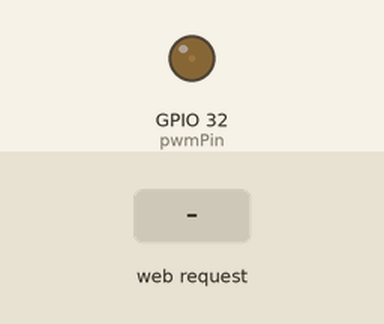
Recording of a program running on a simulated ESP32. Parts: output pins drawn as LEDs (lit = HIGH). The test bench sets the inputs (shaded band). WiFi joins after 1.5 s; servers stay silent unless stated; EEPROM starts erased; what the program prints to the serial monitor is not drawn.

Above: at 3.2 s.
3.3 s: HTTP request GET /set_brightness?value=0 received
At 3.9 s:
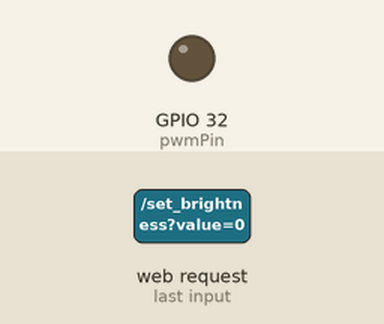
4.8 s: HTTP request GET /set_brightness?value=120 received
At 6.2 s:
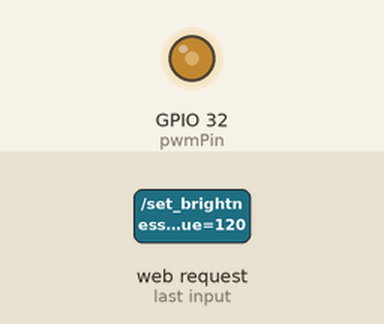
Timing chart, 0 to 7.8 s (numbered marks = the images above; inputs shaded):
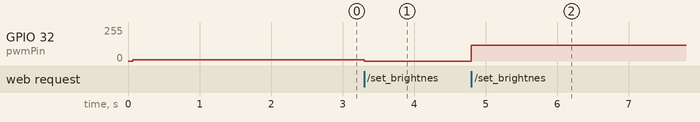

The program:

main.cpp
```cpp
#include <Arduino.h>
#include <WiFi.h>
#include <WebServer.h>
#include "nvs.h"
#include "nvs_flash.h"
#include "esp_system.h"

char ssid[50]; // Your network SSID (name)
char pass[50];

const int pwmPin = 32; // GPIO pin connected to the LED
//int brightness = 0;    // Brightness level (0-255)
WebServer server(80);

void nvs_access() {
    // Initialize NVS
    esp_err_t err = nvs_flash_init();
    if (err == ESP_ERR_NVS_NO_FREE_PAGES || err == ESP_ERR_NVS_NEW_VERSION_FOUND) {
        // NVS partition was truncated and needs to be erased
        // Retry nvs_flash_init
        ESP_ERROR_CHECK(nvs_flash_erase());
        err = nvs_flash_init();
    }
    ESP_ERROR_CHECK(err);

    // Open
    Serial.printf("\n");
    Serial.printf("Opening Non-Volatile Storage (NVS) handle... ");
    nvs_handle_t my_handle;
    err = nvs_open("storage", NVS_READWRITE, &my_handle);
    if (err != ESP_OK) {
        Serial.printf("Error (%s) opening NVS handle!\n", esp_err_to_name(err));
    } else {
        Serial.printf("Done\n");
        Serial.printf("Retrieving SSID/PASSWD\n");

        size_t ssid_len = sizeof(ssid);
        size_t pass_len;
        err = nvs_get_str(my_handle, "ssid", ssid, &ssid_len);
        err |= nvs_get_str(my_handle, "pass", pass, &pass_len);

        switch (err) {
            case ESP_OK:
                Serial.printf("Done\n");
                // Uncomment the lines below to print SSID and password for debugging
                Serial.printf("SSID = %s\n", ssid);
                Serial.printf("PASSWD = %s\n", pass);
                break;
            case ESP_ERR_NVS_NOT_FOUND:
                Serial.printf("The value is not initialized yet!\n");
                break;
            default:
                Serial.printf("Error (%s) reading!\n", esp_err_to_name(err));
        }
    }
    // Close
    nvs_close(my_handle);
}

void setup() {
  Serial.begin(9600);
  nvs_access();
  Serial.printf("SSID = %s, PASS = %s\n", ssid, pass);
  //pinMode(pwmPin, OUTPUT);
  ledcSetup(0, 5000, 8);  // Channel 0, 5 kHz, 8-bit resolution
  ledcAttachPin(pwmPin, 0);
  ledcWrite(0, 10);

  // Connect to Wi-Fi
  WiFi.begin(ssid, pass);
  while (WiFi.status() != WL_CONNECTED) {
    delay(1000);
    Serial.println("Connecting to WiFi...");
    Serial.printf("SSID = %s, PASS = %s\n", ssid, pass);
  }
  Serial.println("Connected to WiFi!");
  Serial.print("IP Address: ");
  Serial.println(WiFi.localIP());


  // Define HTTP endpoint to set brightness
  server.on("/set_brightness", []() {

    // set CORS policy
    server.sendHeader("Access-Control-Allow-Origin", "*"); // Allow all origins
    server.sendHeader("Access-Control-Allow-Methods", "GET, POST, OPTIONS");
    server.sendHeader("Access-Control-Allow-Headers", "Content-Type");

    int brightness = 0;
    if (server.hasArg("value")) {
      brightness = server.arg("value").toInt();
      brightness = constrain(brightness, 0, 255); // Ensure value is within 0-255
      ledcWrite(0, brightness);
      server.send(200, "text/plain", "Brightness updated to " + String(brightness));
    } else {
      server.send(400, "text/plain", "Missing 'value' parameter");
    }
  });

  server.begin();
}

void loop() {
  server.handleClient();
}
```

Measured:
- after the input at 3.3 s, GPIO 32 (pwmPin): 10/255 → 0/255 at once
- after the input at 4.8 s, GPIO 32 (pwmPin): 0/255 → 120/255 at once
